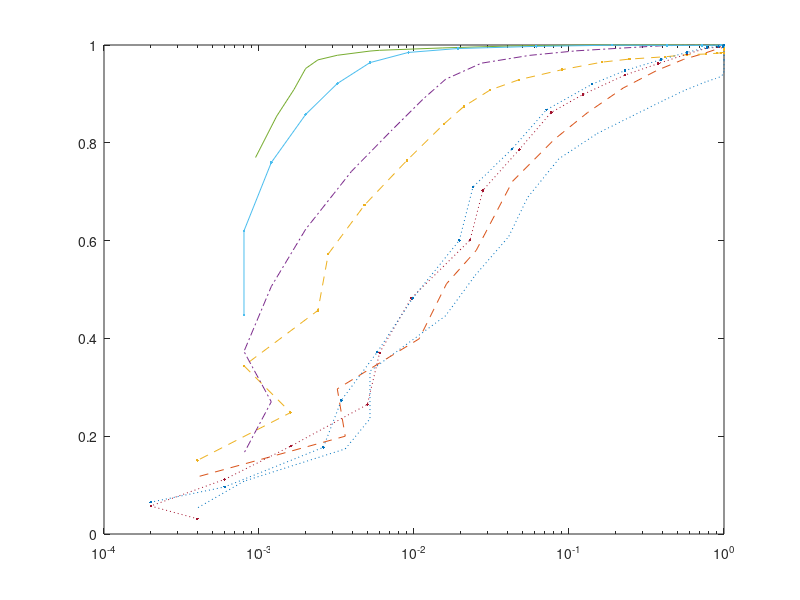

Write MATLAB code to recreate this figure. (Note: this script raises an error after producing the figure.)
clear
clc
close all

load('new_4_P_fa_32_M_2.mat')
load('new_4_P_d_32_M_2.mat')
load('new_4_P_fa_64_M_2.mat')
load('new_4_P_d_64_M_2.mat')
load('new_4_P_fa_32_pure_M_2.mat')
load('new_4_P_d_32_pure_M_2.mat')

SNR=[-4 -2 0];
threshold=0:0.02:1;

P_d_32_M_2(10,1,1)=0.9430;
P_d_32_M_2(11,1,1)=0.9360;
P_d_32_M_2(14,1,1)=0.9080;
P_d_32_M_2(17,1,1)=0.819;
P_fa_32_M_2(17,1,1)=0.152;
P_fa_32_M_2(19,1,1)=0.054;
%%%
P_d_32_M_2(16,1,2)=0.948;
P_d_32_M_2(18,1,2)=0.862;
P_fa_32_M_2(18,1,2)=0.1320;
P_d_32_M_2(19,1,2)=0.807;
P_fa_32_M_2(22,1,2)=0.0162;
P_d_32_M_2(21,1,2)=0.58;
%%%
P_d_32_M_2(11,2,1)=0.984;
P_fa_32_M_2(23,2,1)=0.009;
P_d_32_M_2(23,2,1)=0.764;
P_fa_32_M_2(21,2,1)=0.021;
P_fa_32_M_2(20,2,1)=0.031;
P_d_32_M_2(20,2,1)=0.9080;
P_d_32_M_2(19,2,1)=0.9290;
P_d_32_M_2(17,2,1)=0.965;
P_d_32_M_2(15,2,1)=0.976;
P_d_32_M_2(14,2,1)=0.98;
%%%
P_d_32_M_2(18,2,2)=0.988;
P_d_32_M_2(21,2,2)=0.93;
P_fa_32_M_2(21,2,2)=0.016;
P_fa_32_M_2(22,2,2)=0.0115;
P_fa_32_M_2(23,2,2)=0.0072;
P_fa_32_M_2(24,2,2)=3.95e-3;
P_fa_32_M_2(25,2,2)=2e-3;
P_fa_32_M_2(26,2,2)=1.2e-3;
%%%
P_d_32_M_2(1:17,3,1)=1;
P_d_32_M_2(18,3,1)=0.999;
P_d_32_M_2(19,3,1)=0.998;
P_d_32_M_2(22,3,1)=0.9876;
P_d_32_M_2(23,3,1)=0.979;
P_d_32_M_2(25,3,1)=0.952;
P_fa_32_M_2(26,3,1)=1.68e-3;
P_fa_32_M_2(27,3,1)=1.3e-3;
P_d_32_M_2(28,3,1)=0.77;
P_fa_32_M_2(28,3,1)=0.95e-3;
%%%
P_fa_64_M_2(19,1,1)=0.002;
P_d_64_M_2(21,1,1)=0.62;
%%%
P_d_32_pure_M_2(17,1,1)=0.899;
P_d_32_pure_M_2(15,1,1)=0.962;
%%%
P_d_32_pure_M_2(17,1,2)=0.92;
P_d_32_pure_M_2(15,1,2)=0.97;
P_d_32_pure_M_2(13,1,2)=0.995;


% P_d(n_thres,n_snr,n_v)
% figure(2)
% % plot(threshold,P_fa_32_M_2(:,1,1),'o')
% % hold on
% % plot(threshold,P_fa_32_M_2(:,1,1),'s')
% semilogx(P_fa_32_M_2(:,2,2),P_d_32_M_2(:,2,2),'o')
% [hc,ht,hcl] = nice_plot(gcf);

figure(3)
semilogx(P_fa_32_M_2(:,1,1),P_d_32_M_2(:,1,1),':')
hold on
semilogx(P_fa_32_M_2(:,1,2),P_d_32_M_2(:,1,2),'--')
hold on
semilogx(P_fa_32_M_2(:,2,1),P_d_32_M_2(:,2,1),'--.')
hold on
semilogx(P_fa_32_M_2(:,2,2),P_d_32_M_2(:,2,2),'-.')
hold on
semilogx(P_fa_32_M_2(:,3,1),P_d_32_M_2(:,3,1),'-')
hold on
semilogx(P_fa_64_M_2(:,1,1),P_d_64_M_2(:,1,1),'.-')
hold on
semilogx(P_fa_32_pure_M_2(:,1,1),P_d_32_pure_M_2(:,1,1),':.')
hold on
semilogx(P_fa_32_pure_M_2(:,1,2),P_d_32_pure_M_2(:,1,2),':.')
hold on
% semilogx(P_fa_32_pure_M_2(:,2,1),P_d_32_pure_M_2(:,2,1),':.')
% hold on
% semilogx(P_fa_32_pure_M_2(:,2,2),P_d_32_pure_M_2(:,2,2),':.')
% hold on
% 
% 
hold on
semilogx(P_fa_32_M_2(19,1,1),P_d_32_M_2(19,1,1),'+','Color','[0, 0.4470, 0.7410]')
hold on
semilogx(P_fa_32_M_2(20,1,2),P_d_32_M_2(20,1,2),'+','Color','[0.8500, 0.3250, 0.0980]')
hold on
semilogx(P_fa_32_M_2(23,2,1),P_d_32_M_2(23,2,1),'+','Color','[0.9290, 0.6940, 0.1250]	')
hold on
semilogx(P_fa_32_M_2(23,2,2),P_d_32_M_2(23,2,2),'+','Color','[0.4940, 0.1840, 0.5560]')
hold on
semilogx(P_fa_32_M_2(25,3,1),P_d_32_M_2(25,3,1),'+','Color','[0.4660, 0.6740, 0.1880]')
hold on
semilogx(P_fa_64_M_2(18,1,1),P_d_64_M_2(18,1,1),'+','Color','[0.3010, 0.7450, 0.9330]')
grid on
[hc1,ht1,hcl1] = nice_plot(gcf);

text(P_fa_32_M_2(19,1,1)-0.025,P_d_32_M_2(19,1,1)-0.015,'$\gamma{=}0.36$','Interpreter','latex','Fontsize',9.5)
text(P_fa_32_M_2(20,1,2)-0.014,P_d_32_M_2(20,1,2)+0.015,'$\gamma{=}0.38$','Interpreter','latex','Fontsize',9.5)
text(P_fa_32_M_2(23,2,1)+0.0015,P_d_32_M_2(23,2,1),'$\gamma{=}0.44$','Interpreter','latex','Fontsize',9.5)
text(P_fa_32_M_2(23,2,2)-0.0015,P_d_32_M_2(23,2,2)+0.015,'$\gamma{=}0.44$','Interpreter','latex','Fontsize',9.5)
text(P_fa_32_M_2(25,3,1)-0.0008,P_d_32_M_2(25,3,1)+0.018,'$\gamma{=}0.48$','Interpreter','latex','Fontsize',9.5)
text(P_fa_64_M_2(18,1,1)+0.0001,P_d_64_M_2(18,1,1),'$\gamma{=}0.34$','Interpreter','latex','Fontsize',9.5)

xlab=xlabel('$P_{FA}$','Interpreter', 'LaTeX');
ylab=ylabel('$P_{D}$','Interpreter', 'LaTeX');
lgnd=legend({'$-4$ dB, $L_0{=}32$, $v{=}1$',...
    '$-4$ dB, $L_0{=}32$, $v{=}32$',...
    '$-2$ dB, $L_0{=}32$, $v{=}1$',...
    '$-2$ dB, $L_0{=}32$, $v{=}32$',...
    '$0$ dB, $L_0{=}32$, $v{=}1$',...
    '$-4$ dB, $L_0{=}64$, $v{=}32$',...
    'LRT, $-4$ dB, $L_0{=}32$, $v{=}1$',...
    'LRT, $-4$ dB, $L_0{=}32$, $v{=}32$',},...
    'Interpreter', 'LaTeX',...
    'Location','southeast');
set(xlab,'FontSize',12);
set(ylab,'FontSize',12);
set(lgnd,'FontSize',8);
ylim([0.6 1])
xlim([1e-3 1])

% '$-2$ dB, $L_0{=}32$, $v{=}1$',...
% '$-2$ dB, $L_0{=}32$, $v{=}32$',},...